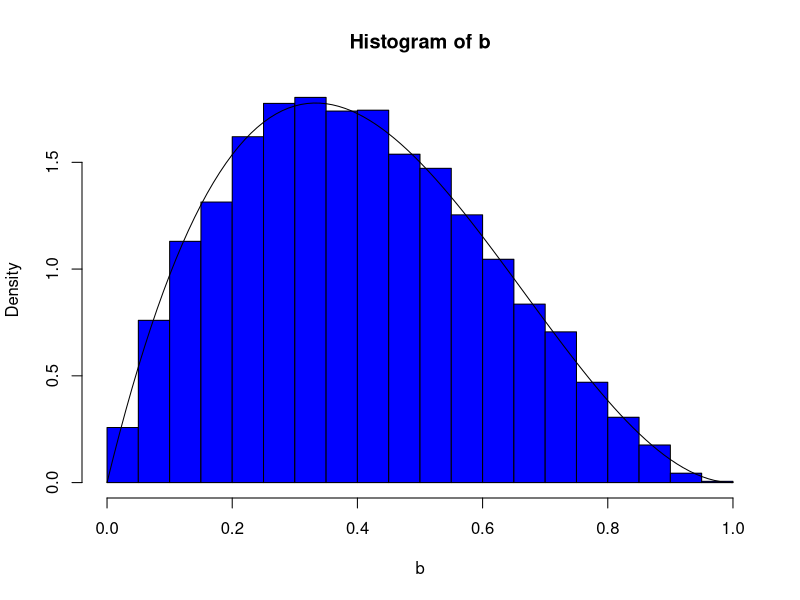
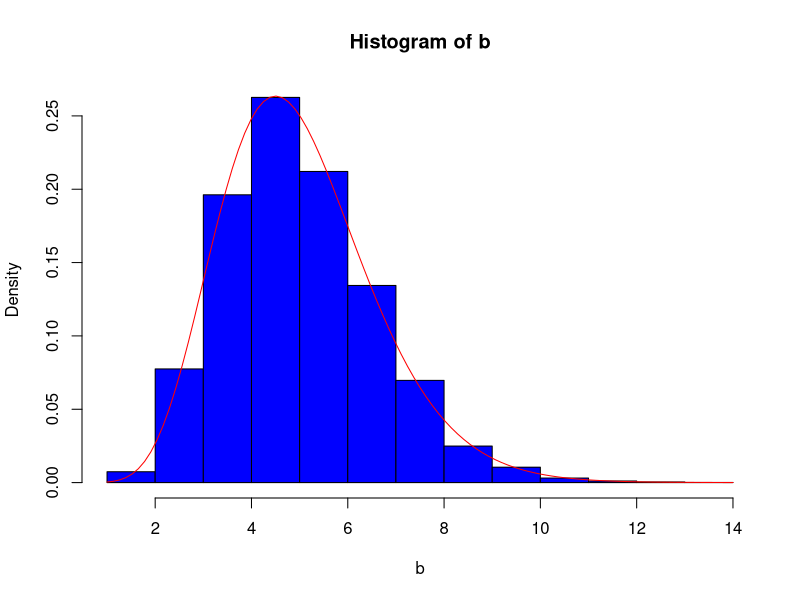
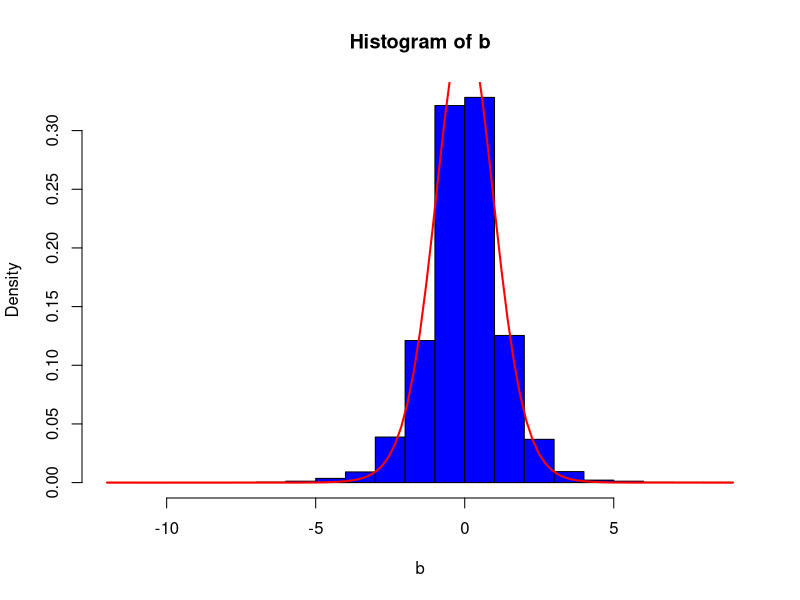
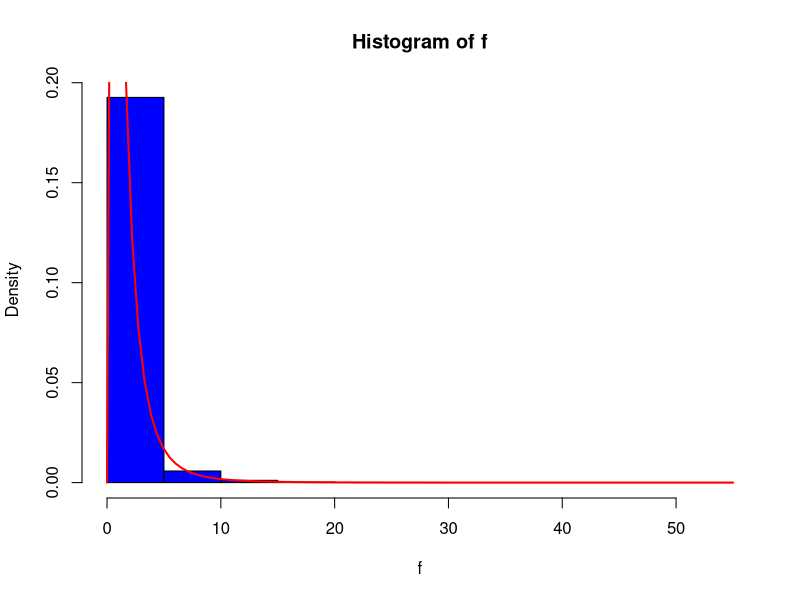

R code for these plots, in order:
#Lec Example Beta(2,3)
n<-10^4 #create sample size
b<-numeric(n) #pre-allocate 

for(i in 1:n){
  u<-sum(rexp(2,rate=1)) #u~Exp(1) with 2 observation, remember if scale = a,
#then rate=1/a
  v<-sum(rexp(3,rate=1)) #v~Exp(1) with 3 observation
  b[i]<-u/(u+v) #store value of u/(u+v) into b
}

hist(b,prob=TRUE,col="blue")
curve(dbeta(x,shape1=2, shape2=3),add=TRUE,col="black")




#Lec Example Gamma(alpha=10,beta=1/2)
n<-10^4
b<-numeric(n)

for(i in 1:n){
  u<-sum(rexp(10,rate=2)) #remember if scale = a,
  #then rate=1/a
  b[i]<-u
}

hist(b,prob=TRUE,col="blue")
curve(dgamma(x,shape = 10,rate=2),add=TRUE,col="red")




#Term Test 1 Practice A Q3
n <- 10^4
deno <- rchisq(n, 15)/15
num <- rnorm(n, 0, 1)
b <- num/deno

hist(b,prob=TRUE,col="blue")
curve(dt(x, df = 15), add = TRUE, col = "red", lwd = 2)




#Term Test 1 Practice B Q3
n <- 10^4
v1 <- 3
v2 <- 7
w1 <- rchisq(n, 3)
w2 <- rchisq(n, 7)

f <- (w1/v1)/(w2/v2)
hist(f, prob = TRUE, col = "blue")
curve(df(x, df1 = 3, df2 = 7), add = TRUE, col = "red", lwd = 2)
